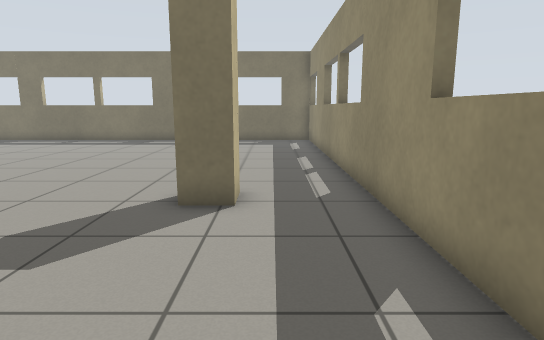
view 1 (above)

13 first-person views from a walk through a world built for the Gazebo simulator. The camera is 0.94 m above the floor, tilts 10° down and sees 75° across. The floor is counted in squares, 0.5 m on a side. Each view is taken from the middle of a square. On the plan, view 1 faces up. The plan holds only what a view shows up to about 18 squares ahead; the rest is blank. The place goes on beyond the plan.

view 2
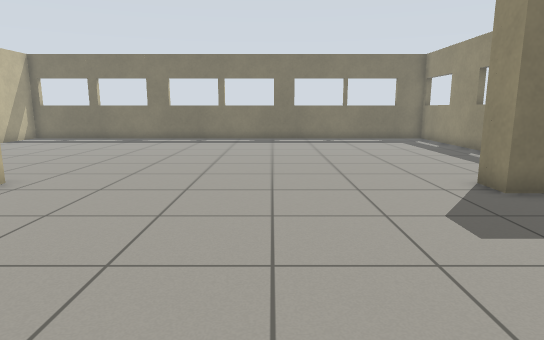

view 3
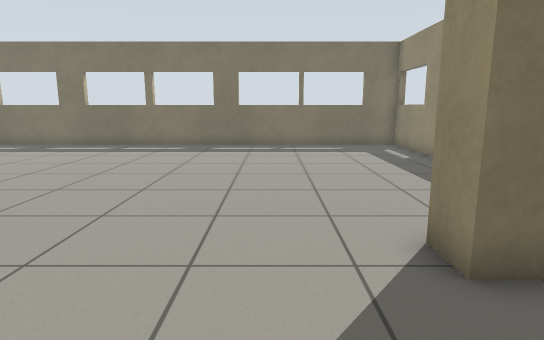

view 4
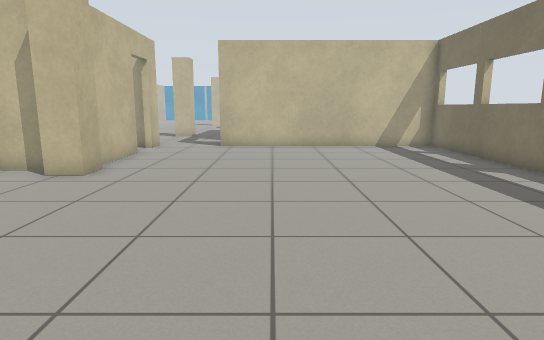

view 5
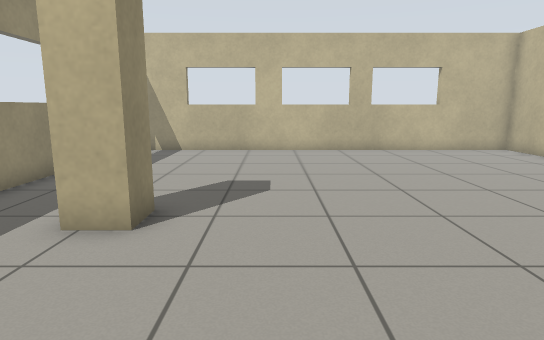

view 6
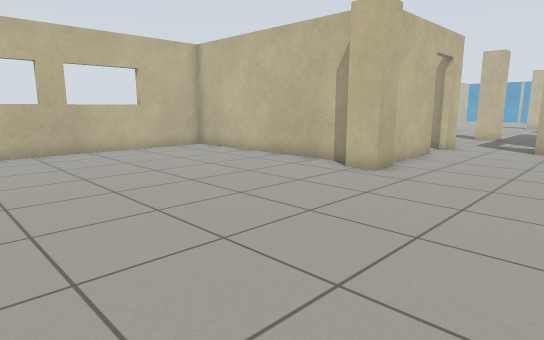

view 7
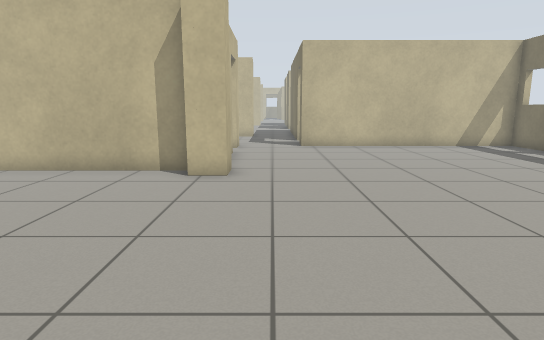

view 8
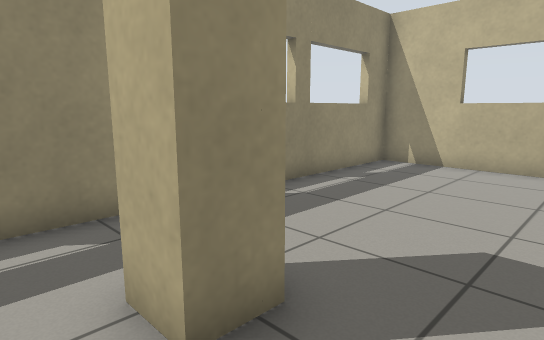

view 9
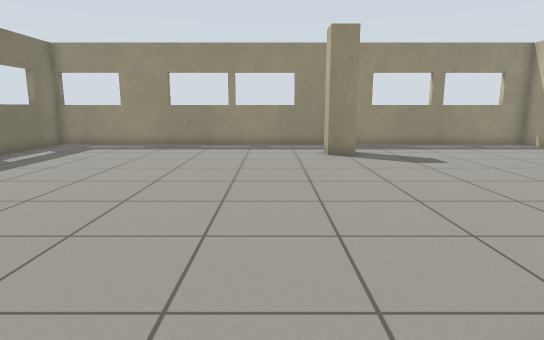

view 10
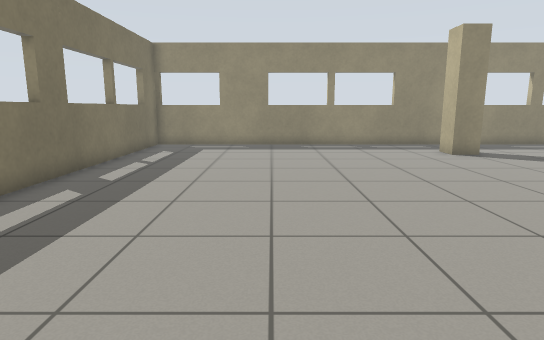

view 11
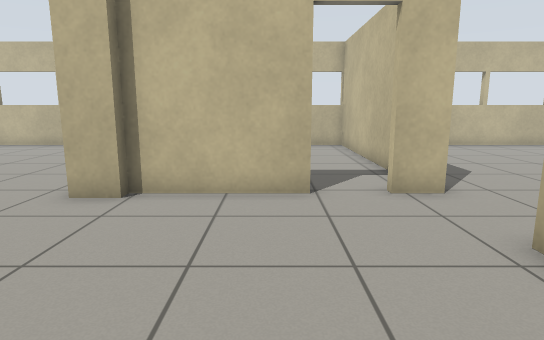

view 12
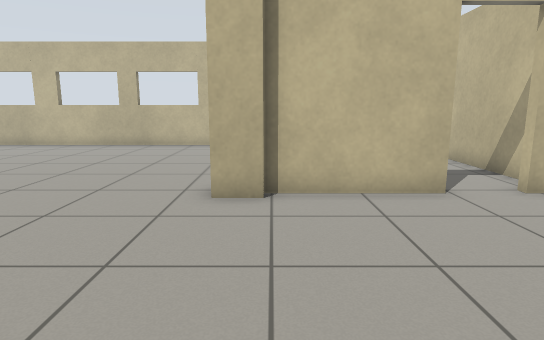

view 13
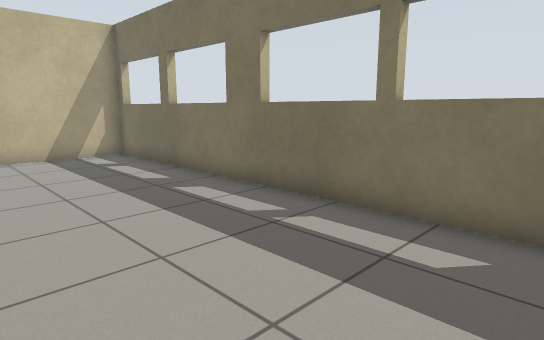

### Floor plan
Points are (right, up) in squares from view 1. A wall is a line through its corners. A room is listed if a view was taken in it or the views show most of it. See-through windows are left out.
Room 1 (views 1, 2, 3, 4, 5, 6, 7, 8, 9, 10, 11, 12, 13)
walls: (-14.5, 6.5) (-14.5, -2.8) (2.2, -2.8) (2.2, 20.9) (-21.5, 20.9) (-21.5, 10.5); (-1.8, 7.8) (-0.7, 7.8) (-0.7, 6.6) (-1.8, 6.6) (-1.8, 7.8); (-18.9, 7.4) (-14.8, 7.4) (-14.8, 7.8) (-13.7, 7.8) (-13.7, 6.6); (-21.9, 7.4) (-20.6, 7.4)
ways out: opening at (-22, 8.5); open door at (-19.5, 7)

Positions as (right, up) in squares from view 1, and headings:
1: (0, 0), facing up
2: (-7, -1), facing up
3: (-4, 3), facing up
4: (-4, 13), facing left
5: (-4, 13), facing down
6: (-4, 13), facing down-left
7: (-4, 9), facing left
8: (-4, 9), facing down-right
9: (-16, 10), facing right
10: (-16, 15), facing right
11: (-18, 15), facing down
12: (-15, 15), facing down
13: (-7, 15), facing up-left
